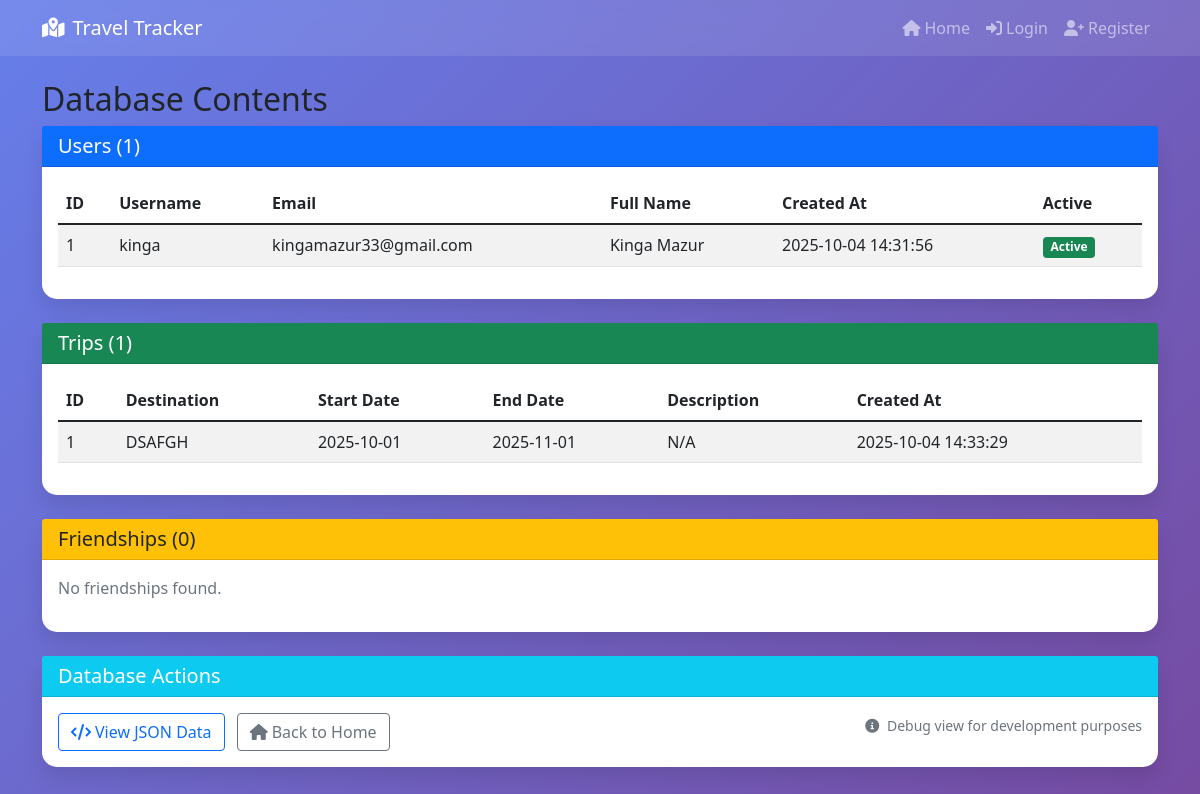
The page /debug/view on the database as committed earlier.
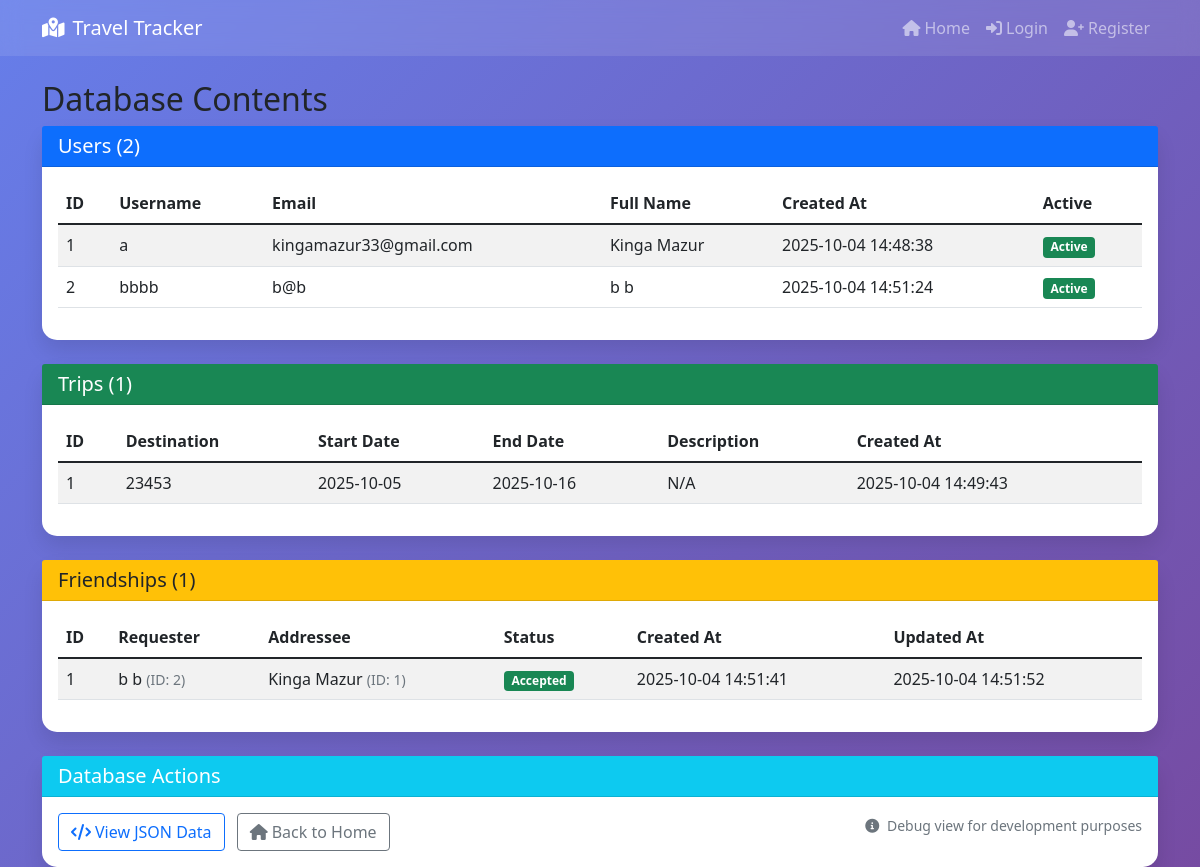
The same page on the database as committed later.
### users.py (models this page shows, shortened)
class User(UserMixin, db.Model):
    id = db.Column(db.Integer, primary_key=True)
    username = db.Column(db.String(80), unique=True, nullable=False)
    email = db.Column(db.String(120), unique=True, nullable=False)
    password_hash = db.Column(db.String(200), nullable=False)
    first_name = db.Column(db.String(50), nullable=False)
    last_name = db.Column(db.String(50), nullable=False)
    created_at = db.Column(db.DateTime, default=datetime.utcnow)
    is_active = db.Column(db.Boolean, default=True)
    @property
    def full_name(self):
        return f"{self.first_name} {self.last_name}"

### models.py (models this page shows, shortened)
class Trip(db.Model):
    __tablename__ = 'trips'
    id = db.Column(db.Integer, primary_key=True)
    user_id = db.Column(db.Integer, db.ForeignKey("user.id"), nullable=False)
    destination = db.Column(db.String(100), nullable=False)
    start_date = db.Column(db.Date, nullable=False)
    end_date = db.Column(db.Date, nullable=False)
    description = db.Column(db.Text)
    created_at = db.Column(db.DateTime, default=lambda: datetime.now(timezone.utc))
    accommodations = db.relationship('Accomodation', back_populates="trip", cascade="all, delete-orphan", lazy="selectin", order_by="Accomodation.order_index")
    travels = db.relationship('Travel', back_populates="trip", cascade="all, delete-orphan", lazy="selectin", order_by="Travel.order_index")
    user = db.relationship('User', backref='trips')

### friends.py (models this page shows, shortened)
class Friendship(db.Model):
    id = db.Column(db.Integer, primary_key=True)
    requester_id = db.Column(db.Integer, db.ForeignKey('user.id'), nullable=False)
    addressee_id = db.Column(db.Integer, db.ForeignKey('user.id'), nullable=False)
    status = db.Column(db.String(20), default='pending')  # pending, accepted, declined, blocked
    created_at = db.Column(db.DateTime, default=datetime.utcnow)
    updated_at = db.Column(db.DateTime, default=datetime.utcnow, onupdate=datetime.utcnow)
    requester = db.relationship('User', foreign_keys=[requester_id], backref='sent_requests')
    addressee = db.relationship('User', foreign_keys=[addressee_id], backref='received_requests')
    __table_args__ = (
        db.UniqueConstraint('requester_id', 'addressee_id', name='unique_friendship'),
    )

### routes.py (the view)
@main_bp.route('/debug/view')
def debug_view():
    trips = Trip.query.all()
    users = User.query.all()
    friendships = Friendship.query.all()
    return render_template('debug.html',
                         trips=trips,
                         users=users,
                         friendships=friendships)

### templates/debug.html (shortened to what the changed rows need)
{% extends "base.html" %}
{% block content %}
<div class="row">
    <div class="col-12">
        <h2>Database Contents</h2>
        <div class="card mb-4">
            <div class="card-header bg-primary text-white">
                <h5 class="mb-0">Users ({{ users|length }})</h5>
            </div>
            <div class="card-body">
                {% if users %}
                    <div class="table-responsive">
                        <table class="table table-striped">
                            <thead>
                                <tr>
                                    <th>ID</th>
                                    <th>Username</th>
                                    <th>Email</th>
                                    <th>Full Name</th>
                                    <th>Created At</th>
                                    <th>Active</th>
                                </tr>
                            </thead>
                            <tbody>
                                {% for user in users %}
                                <tr>
                                    <td>{{ user.id }}</td>
                                    <td>{{ user.username }}</td>
                                    <td>{{ user.email }}</td>
                                    <td>{{ user.full_name }}</td>
                                    <td>{{ user.created_at.strftime('%Y-%m-%d %H:%M:%S') if user.created_at else 'N/A' }}</td>
                                    <td>
                                        {% if user.is_active %}
                                            <span class="badge bg-success">Active</span>
                                        {% else %}
                                            <span class="badge bg-secondary">Inactive</span>
                                        {% endif %}
                                    </td>
                                </tr>
                                {% endfor %}
                            </tbody>
                        </table>
                    </div>
                {% else %}
                    <p class="text-muted">No users found.</p>
                {% endif %}
            </div>
        </div>
        <div class="card mb-4">
            <div class="card-body">
                {% if trips %}
                    <div class="table-responsive">
                        <table class="table table-striped">
                            <thead>
                                <tr>
                                    <th>ID</th>
                                    <th>Destination</th>
                                    <th>Start Date</th>
                                    <th>End Date</th>
                                    <th>Description</th>
                                    <th>Created At</th>
                                </tr>
                            </thead>
                            <tbody>
                                {% for trip in trips %}
                                <tr>
                                    <td>{{ trip.id }}</td>
                                    <td>{{ trip.destination }}</td>
                                    <td>{{ trip.start_date.strftime('%Y-%m-%d') if trip.start_date else 'N/A' }}</td>
                                    <td>{{ trip.end_date.strftime('%Y-%m-%d') if trip.end_date else 'N/A' }}</td>
                                    <td>{{ trip.description[:50] + '...' if trip.description and trip.description|length > 50 else trip.description or 'N/A' }}</td>
                                    <td>{{ trip.created_at.strftime('%Y-%m-%d %H:%M:%S') if trip.created_at else 'N/A' }}</td>
                                </tr>
                                {% endfor %}
                            </tbody>
                        </table>
                    </div>
                {% else %}
                    <p class="text-muted">No trips found.</p>
                {% endif %}
            </div>
        </div>
        <div class="card mb-4">
            <div class="card-header bg-warning text-dark">
                <h5 class="mb-0">Friendships ({{ friendships|length }})</h5>
            </div>
            <div class="card-body">
                {% if friendships %}
                    <div class="table-responsive">
                        <table class="table table-striped">
                            <thead>
                                <tr>
                                    <th>ID</th>
                                    <th>Requester</th>
                                    <th>Addressee</th>
                                    <th>Status</th>
                                    <th>Created At</th>
                                    <th>Updated At</th>
                                </tr>
                            </thead>
                            <tbody>
                                {% for friendship in friendships %}
                                <tr>
                                    <td>{{ friendship.id }}</td>
                                    <td>
                                        {{ friendship.requester.full_name if friendship.requester else 'Unknown' }}
                                        <small class="text-muted">(ID: {{ friendship.requester_id }})</small>
                                    </td>
                                    <td>
                                        {{ friendship.addressee.full_name if friendship.addressee else 'Unknown' }}
                                        <small class="text-muted">(ID: {{ friendship.addressee_id }})</small>
                                    </td>
                                    <td>
                                        {% if friendship.status == 'accepted' %}
                                            <span class="badge bg-success">{{ friendship.status|title }}</span>
                                        {% elif friendship.status == 'pending' %}
                                            <span class="badge bg-warning">{{ friendship.status|title }}</span>
                                        {% elif friendship.status == 'declined' %}
                                            <span class="badge bg-secondary">{{ friendship.status|title }}</span>
                                        {% else %}
                                            <span class="badge bg-dark">{{ friendship.status|title }}</span>
                                        {% endif %}
                                    </td>
                                    <td>{{ friendship.created_at.strftime('%Y-%m-%d %H:%M:%S') if friendship.created_at else 'N/A' }}</td>
                                    <td>{{ friendship.updated_at.strftime('%Y-%m-%d %H:%M:%S') if friendship.updated_at else 'N/A' }}</td>
                                </tr>
                                {% endfor %}
                            </tbody>
                        </table>
                    </div>
                {% else %}
                    <p class="text-muted">No friendships found.</p>
                {% endif %}
            </div>
        </div>
    </div>
</div>
{% endblock %}

Rows that differ between the two databases and show on the page:
changed User "kingamazur33@gmail.com": username "kinga" → "a"; created_at "2025-10-04 14:31:56" → "2025-10-04 14:48:38"
added User: id "2", username "bbbb", email "b@b", full_name "b b", created_at "2025-10-04 14:51:24", is_active "Active"
changed Trip id 1: destination "DSAFGH" → "23453"; start_date "2025-10-01" → "2025-10-05"; end_date "2025-11-01" → "2025-10-16"; created_at "2025-10-04 14:33:29" → "2025-10-04 14:49:43"
added Friendship: id "1", requester "b b", requester_id "2", addressee "Kinga Mazur", addressee_id "1", status "Accepted", created_at "2025-10-04 14:51:41", updated_at "2025-10-04 14:51:52"
Other text that changed with them:
{{ users|length }}: "1" → "2"
{{ friendships|length }}: "0" → "1"
text no longer shown: "No friendships found."
text now shown: "ID Requester Addressee Status Created At Updated At"
